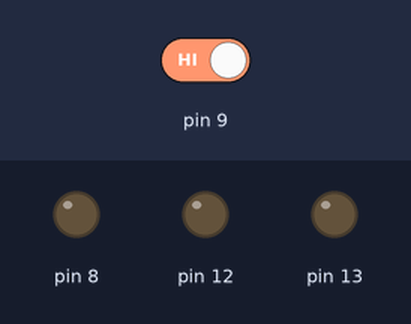
This sketch was run on a simulated Arduino Uno, built with avr-gcc and run on an emulated ATmega328P. On the bench: output pins drawn as LEDs (lit = HIGH). Inputs (shaded band) come from the test bench; at power-on: pin 9 HIGH.

Above: at 1.2 s.
1.3 s: pin 9 driven LOW
At 2.1 s:
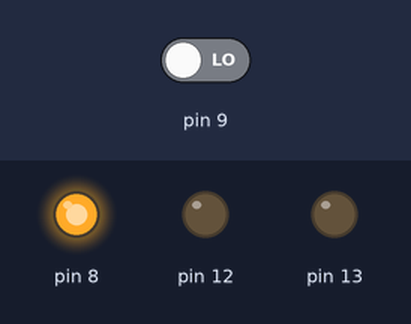
2.8 s: pin 9 driven HIGH
At 3.2 s:
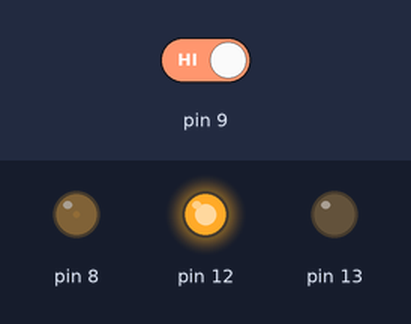
4.3 s: pin 9 driven LOW
At 5.5 s:
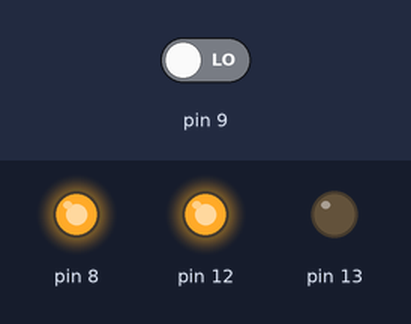
5.8 s: pin 9 driven HIGH
At 6.7 s:
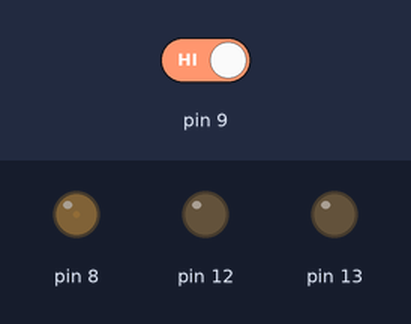
Timing chart, 0 to 8.3 s (numbered marks = the images above; inputs shaded):
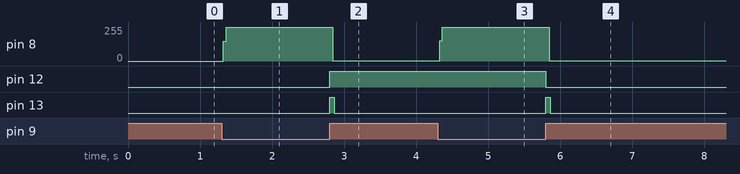

The sketch:

touch.ino
```cpp
/************************************************************
■参考 : No Device
	■Arduinoでタッチセンサ（静電容量ライブラリ）を使う方法、スイッチレスで外部入力
		https://voltechno.com/blog/post-20037/

		contents
			分銅

	■さわるだけでON/OFFできるタッチセンサーを作ろう
		https://www.mirai-kougaku.jp/laboratory/pages/200911.php

	■Arduinoを使ってタッチセンサー
		https://inter-arteq.com/2014/11/13/arduino%E3%82%92%E4%BD%BF%E3%81%A3%E3%81%A6%E3%82%BF%E3%83%83%E3%83%81%E3%82%BB%E3%83%B3%E3%82%B5%E3%83%BC/

	★【Arduino】抵抗１本で作る静電容量式のタッチセンサ
		https://nn-hokuson.hatenablog.com/entry/2017/03/22/200454

	■Arduino タッチセンサ
		https://kousaku-kousaku.blogspot.com/2008/10/arduino.html

	■CapSense (静電容量センサ)
		http://www.musashinodenpa.com/arduino/ref/index.php?f=1&pos=2165

	■タッチセンサをスイッチとして使うプログラム
		https://ehbtj.com/electronics/touch-sensor-as-switch/

	■[電子工作]Arduinoを使ったタッチセンサの作り方
		https://inter-arteq.com/2012/10/07/%e9%9b%bb%e5%ad%90%e5%b7%a5%e4%bd%9carduino%e3%82%92%e4%bd%bf%e3%81%a3%e3%81%9f%e3%82%bf%e3%83%83%e3%83%81%e3%82%bb%e3%83%b3%e3%82%b5%e3%81%ae%e4%bd%9c%e3%82%8a%e6%96%b9/

■参考 : Device
	■タッチセンサ（Grove）をArduinoで使ってみる（ついでにちょっと【Looking Glass】で遊ぶ）
		https://qiita.com/get_itchy_feet/items/86fdadca309a7ffe74a9
************************************************************/

/************************************************************
************************************************************/
// #define PLOT

/************************************************************
************************************************************/
void StateChart__TouchRelease();
void StateChart__OnOff();

/************************************************************
************************************************************/
enum STATE0{
	STATE0__RELEASE,
	STATE0__TOUCH,
};

enum STATE1{
	STATE1__OFF,
	STATE1__ON,
};

int t_prev = 0;
int t = 0;
int thresh_0 = 10;
int thresh_1 = 7;

boolean b_touch = false;
STATE0 State0 = STATE0__RELEASE;
STATE1 State1 = STATE1__OFF;

/************************************************************
************************************************************/

/******************************
******************************/
void setup()
{
	/********************
	********************/
	Serial.begin(9600);

	/********************
	********************/
	pinMode(8,OUTPUT);
	pinMode(9,INPUT);

	pinMode(13,OUTPUT);
	pinMode(12,OUTPUT);
}

/******************************
******************************/
void loop()
{
	/********************
	********************/
	t = 0;
	digitalWrite(8, HIGH);
	while (digitalRead(9)!=HIGH) t++;

	/********************
	放電するまで待つ
	********************/
	digitalWrite(8, LOW);
	delay(1); // ms

	/********************
	Low pass Filter
	********************/
	t = 0.8 * t_prev + 0.2 * t;
	t_prev = t;

#ifdef PLOT
	Serial.print(millis() / 1000 % 2 * 100);
	Serial.print(",");
	Serial.println(t);
#endif

	/********************
	StateChart
	********************/
	StateChart__TouchRelease();
	StateChart__OnOff();

	/********************
	Led
	********************/
	if(State0 == STATE0__TOUCH){
		digitalWrite(13, HIGH);
	}else{
		digitalWrite(13, LOW);
	}

	if(State1 == STATE1__ON){
		digitalWrite(12, HIGH);
	}else{
		digitalWrite(12, LOW);
	}

	/********************
	********************/
#ifdef PLOT
	delay(10);
#else
	delay(1);
#endif
}

/******************************
******************************/
void StateChart__TouchRelease()
{
	switch(State0){
		case STATE0__RELEASE:
			if(thresh_0 < t){
				b_touch = true;
				State0 = STATE0__TOUCH;
			}
			break;

		case STATE0__TOUCH:
			if(t <thresh_1){
				State0 = STATE0__RELEASE;
			}
			break;
	}
}

/******************************
******************************/
void StateChart__OnOff()
{
	switch(State1){
		case STATE1__OFF:
			if(b_touch){
				State1 = STATE1__ON;
				b_touch = false;
			}
			break;
		case STATE1__ON:
			if(b_touch){
				State1 = STATE1__OFF;
				b_touch = false;
			}
			break;
	}
}
```

Measured:
- after the input at 1.3 s, pin 8: 0/255 → 255/255 at once
- after the input at 2.8 s, pin 8: 255/255 → 1/255 at once; pin 12: LOW → HIGH at once; pin 13: LOW → HIGH at once, → LOW 0.06 s later
- after the input at 4.3 s, pin 8: 1/255 → 255/255 at once
- after the input at 5.8 s, pin 8: 255/255 → 1/255 at once; pin 12: HIGH → LOW at once; pin 13: LOW → HIGH at once, → LOW 0.06 s later
